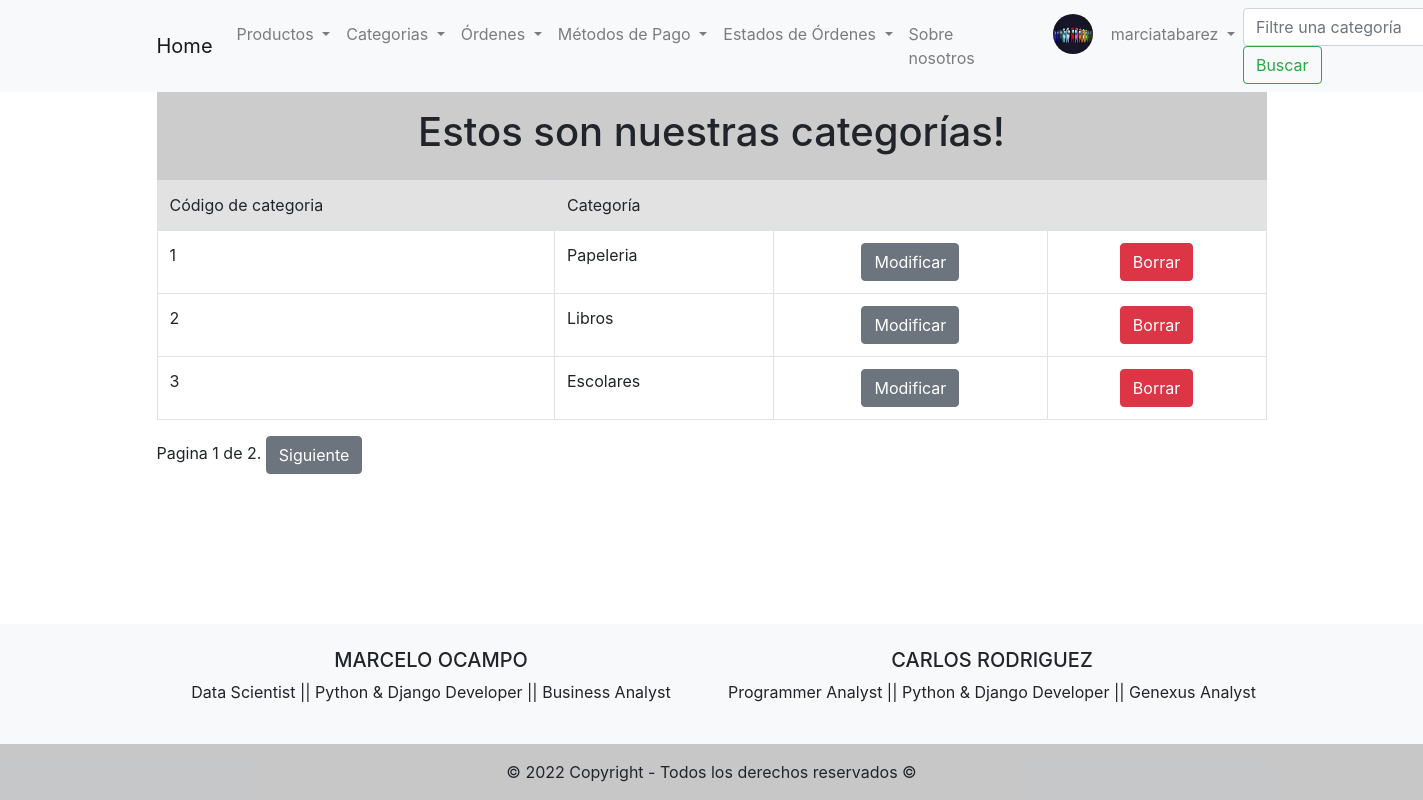
/products/list-categories/ (signed in), run on the app's committed database.
### users/models.py (models this page shows, shortened)
class ProfileUser(models.Model):
    user = models.OneToOneField(User, on_delete=models.CASCADE, related_name='profile_user')
    phone = models.CharField(max_length=20, blank=True)
    birth_date = models.DateField(null=True, blank=True)
    city = models.CharField(max_length=50, blank=True)
    country = models.CharField(max_length=50, blank=True)
    profile_picture = models.ImageField(upload_to='profile_pictures', blank=True)

### products/models.py (models this page shows, shortened)
class Categories(models.Model):
    category_code = models.IntegerField(unique= True)
    category_name = models.CharField(max_length=100)

### products/views.py (the view)
# urls.py: path('list-categories/', ListCategories.as_view(), name='list_categories'),
class ListCategories(LoginRequiredMixin, ListView):
    model = Categories
    template_name = 'products/list_categories.html'
    fields = '__all__'
    paginate_by = 3
    def get_queryset(self, *args, **kwargs):
        categoryFilter = super().get_queryset(*args, **kwargs)
        query = self.request.GET.get('search')
        if query:
            return categoryFilter.filter(category_name__contains=query)
        return categoryFilter

### templates/products/list_categories.html (shortened to what this page needs)
{% extends 'base.html' %}
{% block nav %}
  <form class="form-inline my-2 my-lg-0" action= "/products/list-categories/" method= "GET">
    <input class="form-control mr-sm-2" type="search" name="search" placeholder="Filtre una categoría" aria-label="Search">
    <button class="btn btn-outline-success my-2 my-sm-0" type="submit">Buscar</button>
  </form>
{% endblock %}
{% block content %}
    <div class="text-center p-3" style="background-color: rgba(0, 0, 0, 0.2);">
        <h1>Estos son nuestras categorías!</h1>
    </div>
    <table class="table table-bordered">
      <thead style="background-color: #E2E2E2;">
        <tr>
          <td>Código de categoria</td>
          <td>Categoría</td>
          <td></td>
          <td></td>
        </tr>
      </thead>
      <tbody>
        {% if object_list %}
          {% for category in object_list %}
            <tr>
              <td>{{category.category_code}}</td>
              <td>{{category.category_name}}</td>
              <td> <center><a href="/products/update-category/{{category.id}}/" class="btn btn-secondary">Modificar</a> </center> </td>
              <td> <center><a href="/products/delete-category/{{category.id}}/" class="btn btn-danger">Borrar</a> </center> </td>
            </tr>
          {% endfor %}
        {% else %}
          <h1>No hay categorías para mostrar</h1>
        {% endif %}
      </tbody>
    </table>
    <div class="pagination">
      <span class="step-links">
          <span class="current">
              Pagina {{ page_obj.number }} de {{ page_obj.paginator.num_pages }}.
          </span>
          {% if page_obj.has_next %}
              <a href="?page={{ page_obj.next_page_number }}" class= "btn btn-secondary">Siguiente</a>
          {% endif %}
      </span>
    </div>
{% endblock content %}

### templates/base.html (shortened to what this page needs)
<!DOCTYPE html>
<html lang="en">
<head>
    <link rel="stylesheet" href="https://cdn.jsdelivr.net/npm/bootstrap@4.6.2/dist/css/bootstrap.min.css">
</head>
<body>
    <header>
        <nav class="navbar navbar-expand-lg navbar-light bg-light">
            <div class="container">
              <a class="navbar-brand" href="/">Home</a>
              <div class="collapse navbar-collapse" id="navbarSupportedContent">
                <ul class="navbar-nav mx-auto">
                  <li class="nav-item dropdown">
                    <a class="nav-link dropdown-toggle" href="#" id="navbarDropdownMenuLink" data-toggle="dropdown" aria-haspopup="true" aria-expanded="false">
                      Productos
                    </a>
                  </li>
                  <li class="nav-item dropdown">
                    <a class="nav-link dropdown-toggle" href="#" id="navbarDropdownMenuLink" data-toggle="dropdown" aria-haspopup="true" aria-expanded="false">
                      Categorias
                    </a>
                  </li>
                  <li class="nav-item dropdown">
                    <a class="nav-link dropdown-toggle" href="#" id="navbarDropdownMenuLink" data-toggle="dropdown" aria-haspopup="true" aria-expanded="false">
                      Órdenes
                    </a>
                  </li>
                  <li class="nav-item dropdown">
                      <a class="nav-link dropdown-toggle" href="#" id="navbarDropdownMenuLink" data-toggle="dropdown" aria-haspopup="true" aria-expanded="false">
                        Métodos de Pago
                      </a>
                  </li>
                  <li class="nav-item dropdown">
                    <a class="nav-link dropdown-toggle" href="#" id="navbarDropdownMenuLink" data-toggle="dropdown" aria-haspopup="true" aria-expanded="false">
                      Estados de Órdenes
                    </a>
                  </li>
                  <li class="nav-item">
                    <a class="nav-link" href="/about-us/">Sobre nosotros</a>
                  </li>
                  {% if request.user.profile_user.profile_picture.url != '' and request.user.is_authenticated %}
                      <img src="{{request.user.profile_user.profile_picture.url}}" alt="profile_picture" width="40" height="40" style="border-radius: 50%; margin-left: 70px;">
                  {% endif %}
                  {% if request.user.is_authenticated %}
                  <li class="nav-item dropdown">
                    <a class="nav-link dropdown-toggle" href="#" id="navbarDropdownMenuLink" data-toggle="dropdown" aria-haspopup="true" aria-expanded="false" style= "margin-left: 10px;">
                      {{request.user.username}}
                    </a>
                  </li>
                  {% endif %}
                </ul>
                {% block nav %}
                {% endblock  %}
              </div>
            </div>
          </nav>
    </header>
    <div>
      <div class="container">
        {% block content %}
        {% endblock  %}
      </div>
    </div>
<footer class="bg-light text-center text-lg-start">
  <div class="container p-4">
    <div class="row">
      <div class="col-lg-6 col-md-12 mb-4 mb-md-0">
        <h5 class="text-uppercase">Marcelo Ocampo</h5>
        <p>
          Data Scientist || Python & Django Developer  || Business Analyst
        </p>
      </div>
      <div class="col-lg-6 col-md-12 mb-4 mb-md-0">
        <h5 class="text-uppercase">Carlos Rodriguez</h5>
        <p>
          Programmer Analyst || Python & Django Developer || Genexus Analyst
        </p>
      </div>
    </div>
  </div>
  <div class="text-center p-3" style="background-color: rgba(0, 0, 0, 0.2);">
    © 2022 Copyright - Todos los derechos reservados ©
  </div>
</footer>
</body>
</html>

### templates/base.html (style rules this page uses)
html { width: 100%; height: 100%; margin: 0; }
footer { position: absolute; bottom: 0; width: 100%; }

### data on the page
Categories: category_code "1", category_name "Papeleria"
Categories: category_code "2", category_name "Libros"
Categories: category_code "3", category_name "Escolares"

### other printed values
{{ request.user.username }} "marciatabarez"
{{ page_obj.number }} "1"
{{ page_obj.paginator.num_pages }} "2"
